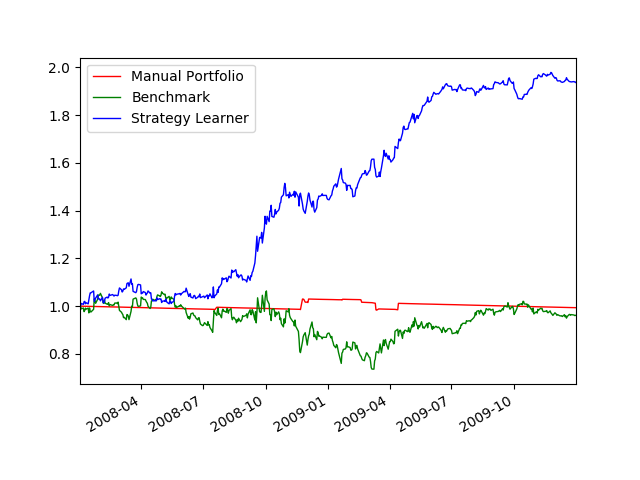

Python code for this plot:
import datetime as dt
import pandas as pd
from indicators import \
    getResolvedAdjustedPrices, getRSI, getPriceSMARatio, getWilliamR, CONSTANTS, benchmark
import numpy as np
import RTLearner as RL
import BagLearner as BGL
from marketsimcode import compute_portvals
import ManualStrategy
import StrategyLearner
import matplotlib.pyplot as plt
import matplotlib
matplotlib.use('Agg')

def author():
	return 'sgondala3'

def evaluate(symbol, sd, ed, startVal):
	ts = ManualStrategy.ManualStrategy()
	trades_df = ts.testPolicy(symbol,sd, ed, startVal)
	port_vals = compute_portvals(trades_df, symbol, startVal)

	indices = port_vals.index.values

	print "Cumulative returns manual strategy is: ", \
		port_vals.ix[indices[-1], CONSTANTS.TOTAL]/port_vals.ix[indices[0], CONSTANTS.TOTAL]

	port_vals_benchmark = compute_portvals(
		benchmark(symbol, sd, ed),symbol, startVal)

	print "Cumulative returns benchmark is: ", \
		port_vals_benchmark.ix[indices[-1], CONSTANTS.TOTAL]/port_vals_benchmark.ix[indices[0], CONSTANTS.TOTAL]

	ts = StrategyLearner.StrategyLearner(impact=0)
	ts.addEvidence(symbol, sd, ed, startVal)
	trades_df = ts.testPolicy(symbol, sd, ed, startVal)
	port_vals_strategy = compute_portvals(trades_df, symbol, startVal)
	print "Cumulative returns strategy learner is: ", \
		port_vals_strategy.ix[indices[-1], CONSTANTS.TOTAL]/port_vals_strategy.ix[indices[0], CONSTANTS.TOTAL]


	plot_df = pd.DataFrame(index=port_vals.index)
	plot_df["Manual Portfolio"] = port_vals[CONSTANTS.TOTAL]
	plot_df["Benchmark"] = port_vals_benchmark[CONSTANTS.TOTAL]
	plot_df["Strategy Learner"] = port_vals_strategy[CONSTANTS.TOTAL]
	plot_df = plot_df / plot_df.ix[plot_df.index.values[0]]
	plot_df.plot(color=['red', 'green', 'blue'], linewidth=1)

	plt.savefig('experiment1.png')

if __name__ == "__main__":
	# In Sample
	symbol = "JPM"
	sd = dt.datetime(2008, 1, 1)
	ed = dt.datetime(2009, 12, 31)
	startVal = 100000
	evaluate(symbol, sd, ed, startVal)